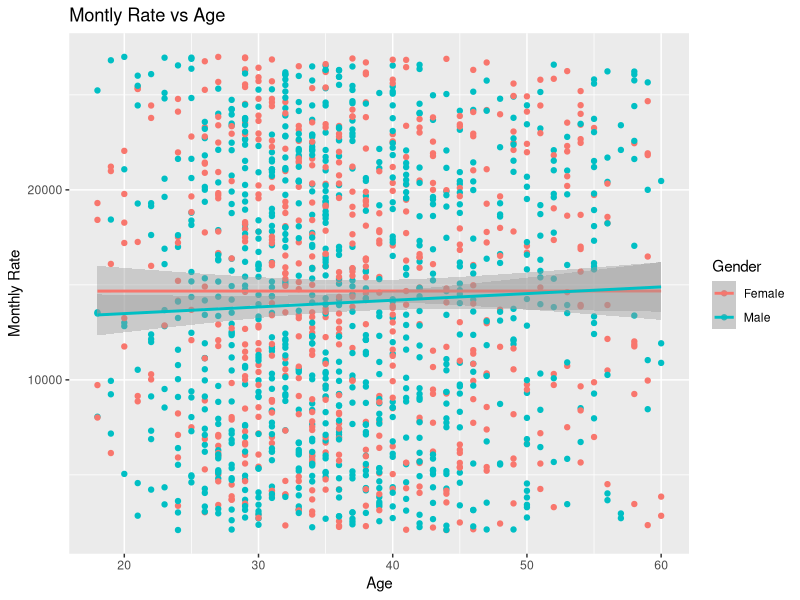
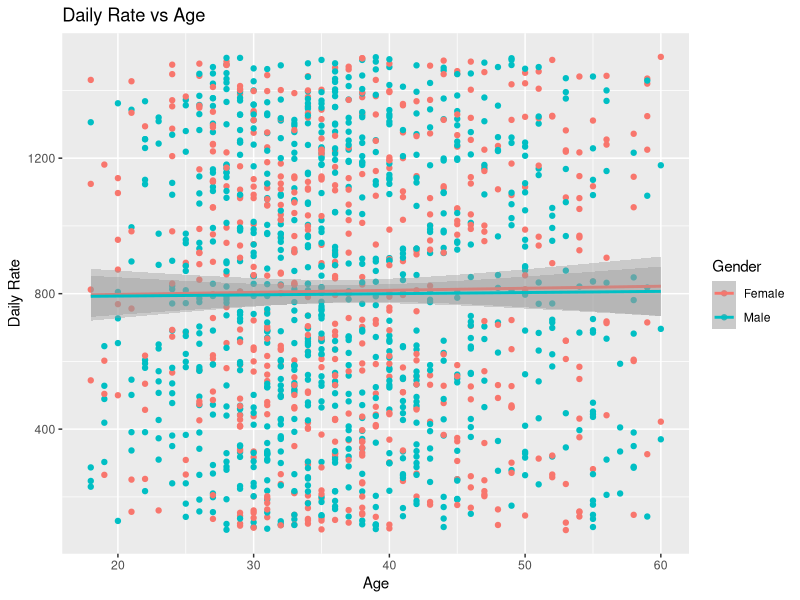
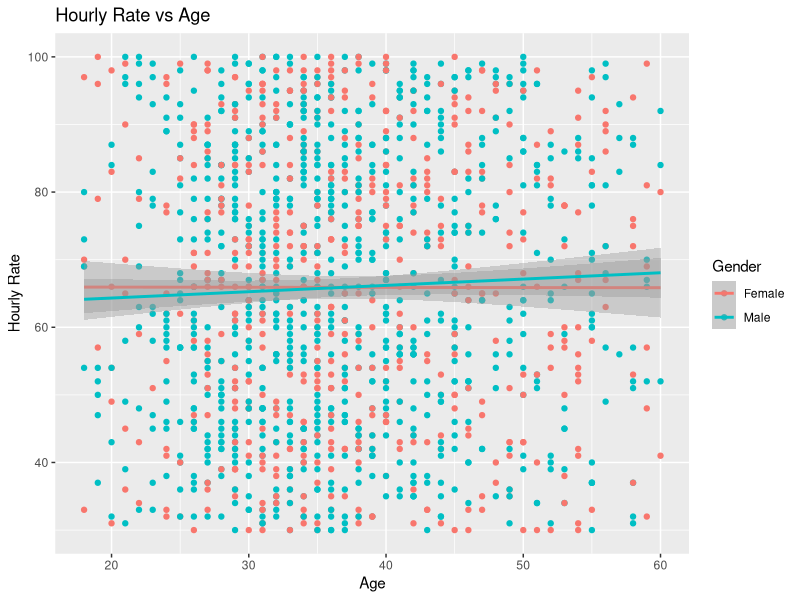
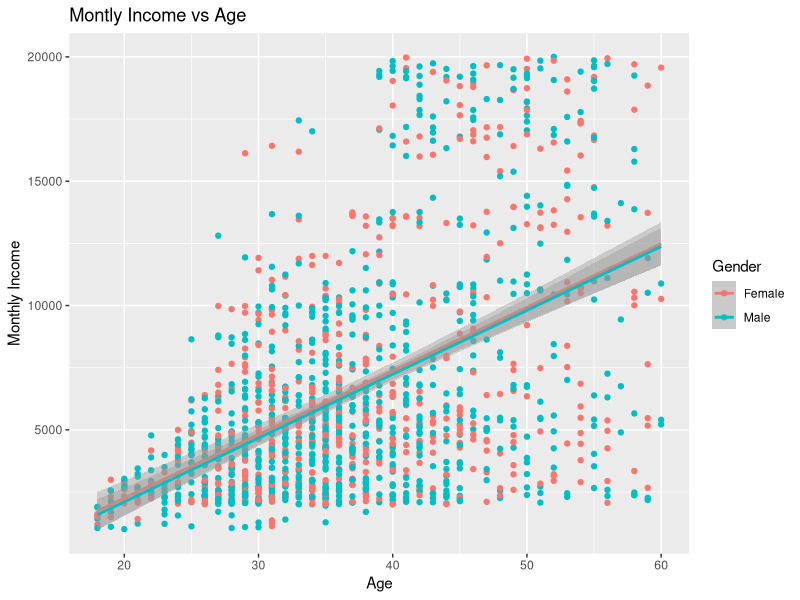
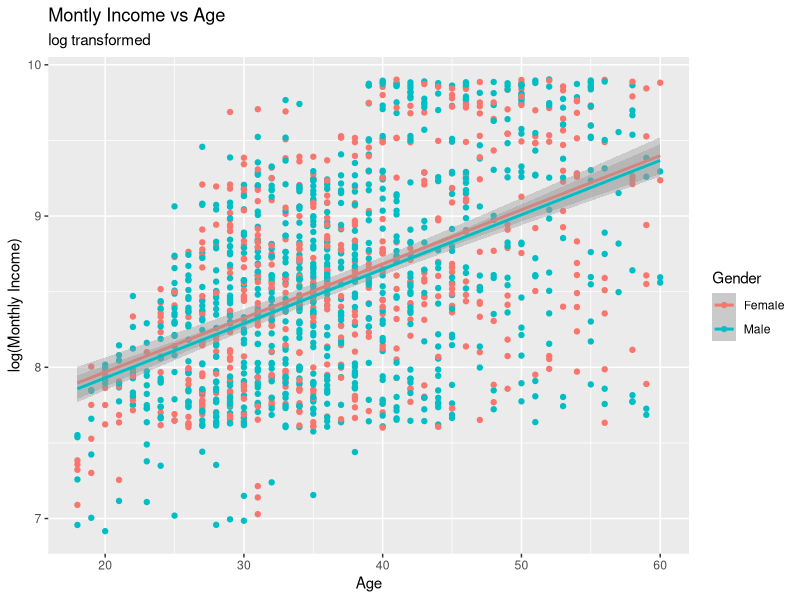
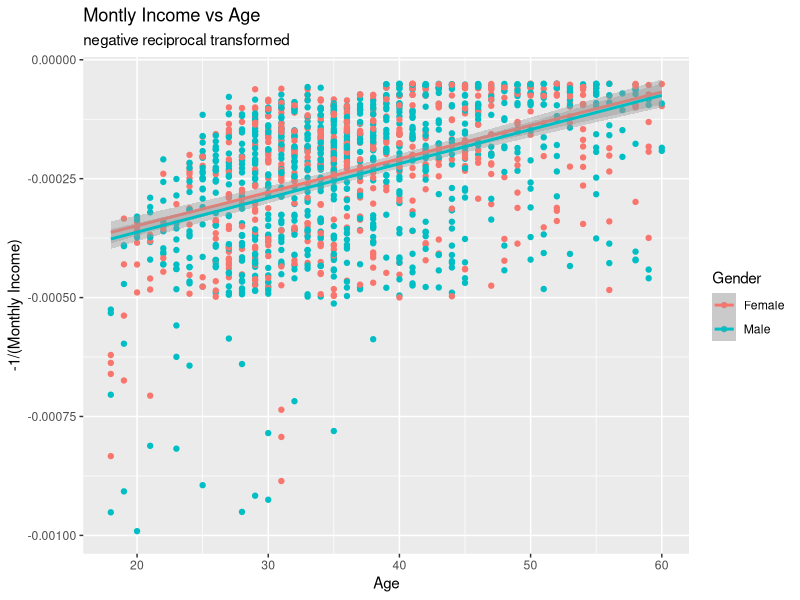
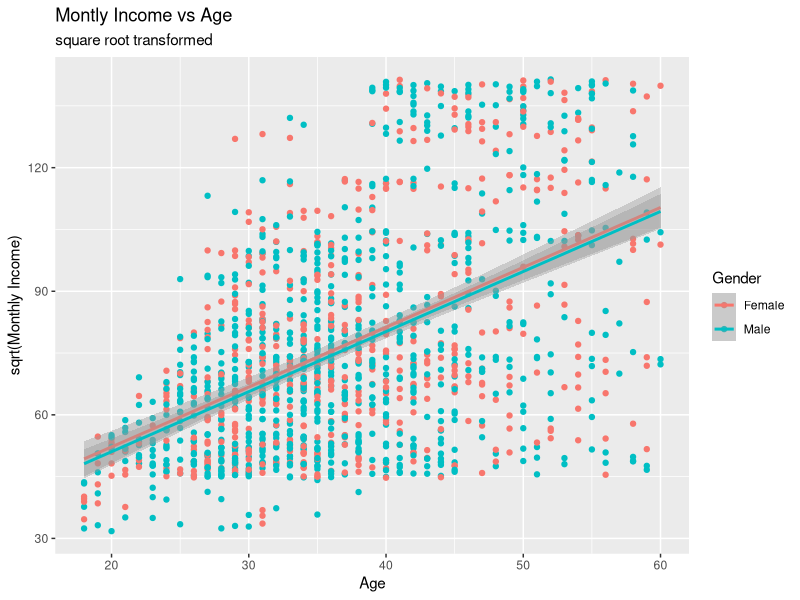
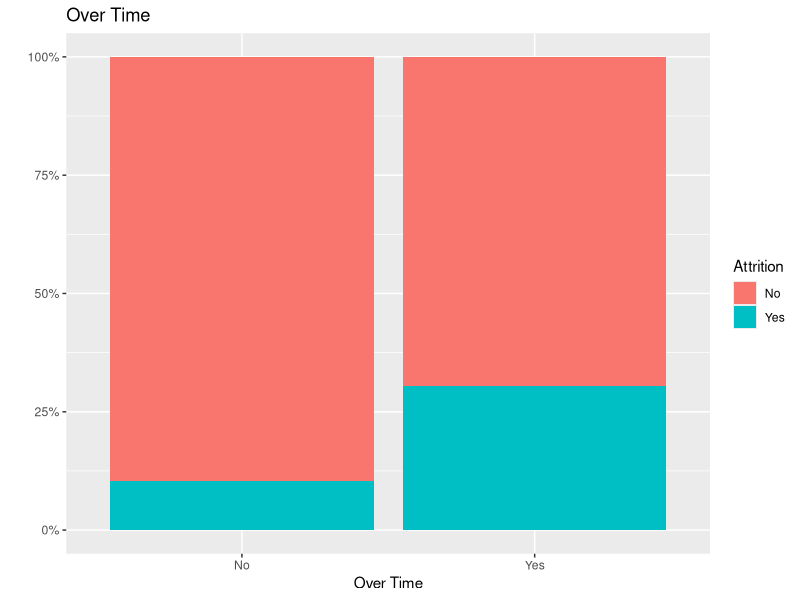

These figures' R source, in order:
## ---- chunk 1

#read in the data

library(readxl)

attritiondata <- read_excel(path = "Attrition_Data_Col_Renamed.xlsx", sheet = "HR-employee-attrition Data")
df <- read_excel(path = "Attrition_Data_Col_Renamed.xlsx", sheet = "HR-employee-attrition Data")

## ---- chunk 2

#An's code for Q3

#3a.  Age between 18 and 60, no children under 18 and no obvious age outliers.
summary(attritiondata$Age)
#3a.  None are labeled as under 18.
attritiondata$Over18[attritiondata$Over18 == 'N']

#My code for Q3
#3c. Give the frequencies (in table format or similar) for Gender, Education, and Occupation.  They can be separate tables, if that’s your choice.
#Needs some refining
gendertable <- table(attritiondata$Gender)
gendertable

educationtable <- table(attritiondata$Education)
educationtable

occupationtable <- table(attritiondata$JobRole)
occupationtable

#3d. Give the counts (again, table) of management positions.
#Needs some refining
library(plyr)
management <- count(attritiondata$JobRole)
management <- management[management$x=="Manager",]
## ---- chunk 3
library(ggplot2)

#An's code for Q4b
#4b there seemed to be no relationship between age and MonthlyRate, DailyRate, or HourlyRate
##Monthly Rate
ggplot(data = df, aes(x = df$Age, y = df$MonthlyRate)) + geom_point(aes(colour = factor(Gender))) + geom_smooth(method = "lm", aes(group = Gender, colour = Gender)) + labs(title = "Montly Rate vs Age", x = "Age", y = "Monthly Rate", color = "Gender")
test <- lm(df$MonthlyRate ~ df$Age)
summary(test)
##Daily Rate
ggplot(data = df, aes(x = df$Age, y = df$DailyRate)) + geom_point(aes(colour = factor(Gender))) + geom_smooth(method = "lm", aes(group = Gender, colour = Gender)) + labs(title = "Daily Rate vs Age", x = "Age", y = "Daily Rate", color = "Gender")
test <- lm(df$DailyRate ~ df$Age)
summary(test)
##Hourly Rate
ggplot(data = df, aes(x = df$Age, y = df$HourlyRate)) + geom_point(aes(colour = factor(Gender))) + geom_smooth(method = "lm", aes(group = Gender, colour = Gender)) + labs(title = "Hourly Rate vs Age", x = "Age", y = "Hourly Rate", color = "Gender")
test <- lm(df$HourlyRate ~ df$Age)
summary(test)

#4b. MonthlyInco shows correlation with Age.  Tried linear regression on untransformed data and log, reciprocal, square root transformations
## untransformed
ggplot(data = df, aes(x = Age, y = MonthlyInco)) + geom_point(aes(colour = Gender)) + geom_smooth(method = 'lm', aes(group = Gender, colour = Gender)) + labs(title = "Montly Income vs Age", x = "Age", y = "Monthly Income", color = "Gender")
## log transformed
ggplot(data = df, aes(x = Age, y = log(MonthlyInco))) + geom_point(aes(colour = Gender)) + geom_smooth(method = 'lm', aes(group = Gender, colour = Gender)) + labs(title = "Montly Income vs Age", x = "Age", y = "log(Monthly Income)", color = "Gender", subtitle = "log transformed")
## reciprocal transformed
ggplot(data = df, aes(x = Age, y = -1/MonthlyInco)) + geom_point(aes(colour = Gender)) + geom_smooth(method = 'lm', aes(group = Gender, colour = Gender)) + labs(title = "Montly Income vs Age", x = "Age", y = "-1/(Monthly Income)", color = "Gender", subtitle = "negative reciprocal transformed")
## square root transformed
ggplot(data = df, aes(x = Age, y = sqrt(MonthlyInco))) + geom_point(aes(colour = Gender)) + geom_smooth(method = 'lm', aes(group = Gender, colour = Gender)) + labs(title = "Montly Income vs Age", x = "Age", y = "sqrt(Monthly Income)", color = "Gender", subtitle = "square root transformed")

#4b. Transformation did not yield better fit, fit test performed on most uncomplicated model, untransformed data
test <- lm(df$MonthlyInco ~ df$Age, subset = df$Gender == 'Male')
summary(test)
test <- lm(df$MonthlyInco ~ df$Age, subset = df$Gender == 'Female')
summary(test)
## ---- chunk 4
ggplot(df, aes(x = OverTime, fill = Attrition)) + geom_bar(position = "fill") + labs(title = "Over Time", x = "Over Time", y = "", color = "")+ scale_y_continuous(labels = scales::percent)
ggplot(df, aes(x = StockOptLvl, fill = Attrition)) + geom_bar(position = "fill") + labs(title = "Stock Option Level", x = "Stock Option Levels", y = "", color = "")+ scale_y_continuous(labels = scales::percent)
ggplot(df, aes(x = HourlyRate, fill = Attrition)) + geom_histogram(position = "fill", bins = 30) + labs(title = "Hourly Rate", x = "Hourly Rate", y = "", color = "")+ scale_y_continuous(labels = scales::percent)
ggplot(df, aes(x = DailyRate, fill = Attrition)) + geom_histogram(position = "fill", bins = 30) + labs(title = "Daily Rate", x = "Daily Rate", y = "", color = "")+ scale_y_continuous(labels = scales::percent)
ggplot(df, aes(x = MonthlyRate, fill = Attrition)) + geom_histogram(position = "fill", bins = 30) + labs(title = "Monthly Rate", x = "Monthly Rate", y = "", color = "")+ scale_y_continuous(labels = scales::percent)
ggplot(df, aes(x = MonthlyInco, fill = Attrition)) + geom_histogram(position = "fill", bins = 30) + labs(title = "Monthly Income", x = "Monthly Income", y = "", color = "")+ scale_y_continuous(labels = scales::percent)
ggplot(df, aes(x = PctSalaryInc, fill = Attrition)) + geom_bar(position = "fill") + labs(title = "Percent Salary Increase", x = "Salary Increase (%)", y = "", color = "")+ scale_y_continuous(labels = scales::percent)
## ---- chunk 5
#Tori EDA

#Gender
ggplot(attritiondata, aes(x = Gender, fill = Attrition)) + geom_bar(position = "fill") + labs(title = "Gender and Attrition", x = "Gender", y = "", color = "")+ scale_y_continuous(labels = scales::percent)

#There is a very high p-value for this regression
genderlmdata <- attritiondata
genderlmdata$Gender[genderlmdata$Gender=="Female"] <- 0
genderlmdata$Gender[genderlmdata$Gender=="Male"] <- 1
genderlm <- lm(genderlmdata$Gender ~ genderlmdata$Attrition)
summary(genderlm)



#Age
ggplot(attritiondata, aes(x = Age, fill = Attrition)) + geom_bar(position = "fill") + labs(title = "Age and Attrition", x = "Age", y = "", color = "")+ scale_y_continuous(labels = scales::percent)

#There is a very low p-value for this regression
agelm <- lm(attritiondata$Age ~ attritiondata$Attrition)
summary(agelm)



#DistanceFromHome
ggplot(attritiondata, aes(x = DistFromHome, fill = Attrition)) + geom_bar(position = "fill") + labs(title = "Distance from Home and Attrition", x = "Distance from Home", y = "", color = "")+ scale_y_continuous(labels = scales::percent)

#There is a medium p-value for this regression
distancelm <- lm(attritiondata$DistFromHome ~ attritiondata$Attrition)
summary(distancelm)


#EnvironmentSatisfaction
ggplot(attritiondata, aes(x = EnvrSatIndex, fill = Attrition)) + 
  geom_bar(position = "fill") + 
  labs(title = "Environment Satisfaction and Attrition") + 
  scale_y_continuous(labels = scales::percent) + 
  scale_x_continuous("Environment Satisfaction Index", breaks = c(1,2,3,4), labels=c("1 Low", "2 Medium","3 High", "4 Very High"))

#There is a very small p-value on this regression
environmentlm <- lm(attritiondata$EnvrSatIndex ~ attritiondata$Attrition)
summary(environmentlm)


#JobSatisfaction
ggplot(attritiondata, aes(x = JobSatIndex, fill = Attrition)) + 
  geom_bar(position = "fill") + 
  labs(title = "Job Satisfaction and Attrition") + 
  scale_y_continuous(labels = scales::percent) + 
  scale_x_continuous("Job Satisfaction Index", breaks = c(1,2,3,4), labels=c("1 Low", "2 Medium","3 High", "4 Very High"))

#There is a very small p-value on this regression
joblm <- lm(attritiondata$JobSatIndex ~ attritiondata$Attrition)
summary(joblm)


#MaritalStatus
ggplot(attritiondata, aes(x = MaritalState, fill = Attrition)) + geom_bar(position = "fill") + labs(title = "Marital Status and Attrition", x = "Marital Status", y = "", color = "")+ scale_y_continuous(labels = scales::percent)


#RelationshipSatisfaction
ggplot(attritiondata, aes(x = RelpSatIndex, fill = Attrition)) + 
  geom_bar(position = "fill") + 
  labs(title = "Relationship Satisfaction and Attrition") + 
  scale_y_continuous(labels = scales::percent) + 
  scale_x_continuous("Relationship Satisfaction Index", breaks = c(1,2,3,4), labels=c("1 Low", "2 Medium","3 High", "4 Very High"))

#There is a medium to large p-value on this regression
relationshiplm <- lm(attritiondata$RelpSatIndex ~ attritiondata$Attrition)
summary(relationshiplm)


#WorkLifeBalance
ggplot(attritiondata, aes(x = WorkLifeFit, fill = Attrition)) + 
  geom_bar(position = "fill") + 
  labs(title = "Work-Life Balance and Attrition") + 
  scale_y_continuous(labels = scales::percent) + 
  scale_x_continuous("Work-Life Balance Index", breaks = c(1,2,3,4), labels=c("1 Bad", "2 Good","3 Better", "4 Best"))

#There is a medium to large p-value on this regression
worklifelm <- lm(attritiondata$WorkLifeFit ~ attritiondata$Attrition)
summary(worklifelm)

